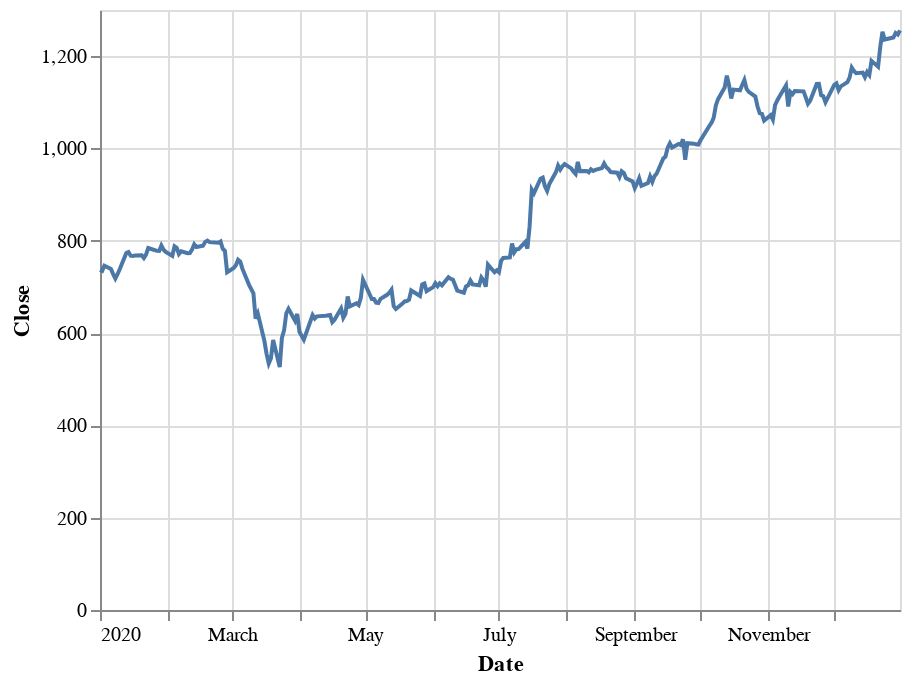

The notebook cell this image was saved under:
### Code cell
(alt.Chart(stocks[stocks.Symbol=='INFY.NS']).mark_line().encode(x='Date', y='Close'))

### Figure 1 — Vega-Lite specification as saved in the notebook (floating-point values rounded to 4 significant figures; data arrays with more than 128 entries replaced by an {"elided": "..."} marker saying what was removed)
{"config": {"view": {"continuousWidth": 400, "continuousHeight": 300}}, "data": {"name": "data-729414572fec65aead38a22692cd8bfb"}, "mark": "line", "encoding": {"x": {"type": "temporal", "field": "Date"}, "y": {"type": "quantitative", "field": "Close"}}, "$schema": "https://vega.github.io/schema/vega-lite/v4.8.1.json", "datasets": {"data-729414572fec65aead38a22692cd8bfb": {"elided": "250 records"}}}
